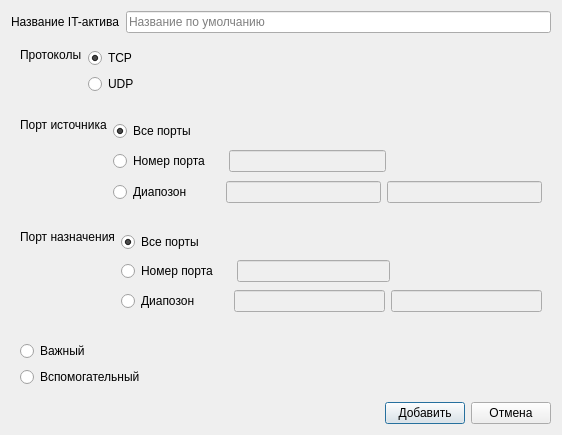
<?xml version="1.0" encoding="UTF-8"?>
<ui version="4.0">
 <class>Dialog</class>
 <widget class="QDialog" name="Dialog">
  <property name="geometry">
   <rect>
    <x>0</x>
    <y>0</y>
    <width>562</width>
    <height>435</height>
   </rect>
  </property>
  <property name="windowTitle">
   <string>Dialog</string>
  </property>
  <layout class="QVBoxLayout" name="verticalLayout_10">
   <item>
    <layout class="QHBoxLayout" name="horizontalLayout_10">
     <item>
      <widget class="QLabel" name="label_4">
       <property name="sizePolicy">
        <sizepolicy hsizetype="Fixed" vsizetype="Fixed">
         <horstretch>0</horstretch>
         <verstretch>0</verstretch>
        </sizepolicy>
       </property>
       <property name="text">
        <string>Название IT-актива</string>
       </property>
      </widget>
     </item>
     <item>
      <widget class="QLineEdit" name="lineName">
       <property name="placeholderText">
        <string>Название по умолчанию</string>
       </property>
      </widget>
     </item>
    </layout>
   </item>
   <item>
    <widget class="QWidget" name="widget" native="true">
     <layout class="QHBoxLayout" name="horizontalLayout_9">
      <item>
       <layout class="QHBoxLayout" name="horizontalLayout" stretch="1,5">
        <item>
         <layout class="QVBoxLayout" name="verticalLayout_2">
          <item>
           <widget class="QLabel" name="label">
            <property name="sizePolicy">
             <sizepolicy hsizetype="Fixed" vsizetype="Fixed">
              <horstretch>0</horstretch>
              <verstretch>0</verstretch>
             </sizepolicy>
            </property>
            <property name="text">
             <string>Протоколы</string>
            </property>
           </widget>
          </item>
          <item>
           <spacer name="verticalSpacer_3">
            <property name="orientation">
             <enum>Qt::Vertical</enum>
            </property>
            <property name="sizeType">
             <enum>QSizePolicy::Preferred</enum>
            </property>
            <property name="sizeHint" stdset="0">
             <size>
              <width>20</width>
              <height>40</height>
             </size>
            </property>
           </spacer>
          </item>
         </layout>
        </item>
        <item>
         <layout class="QVBoxLayout" name="verticalLayout">
          <item>
           <widget class="QRadioButton" name="radioTCP">
            <property name="text">
             <string>TCP</string>
            </property>
            <property name="checked">
             <bool>true</bool>
            </property>
           </widget>
          </item>
          <item>
           <widget class="QRadioButton" name="radioUDP">
            <property name="text">
             <string>UDP</string>
            </property>
           </widget>
          </item>
         </layout>
        </item>
       </layout>
      </item>
     </layout>
    </widget>
   </item>
   <item>
    <widget class="QWidget" name="widget_2" native="true">
     <layout class="QVBoxLayout" name="verticalLayout_7">
      <item>
       <layout class="QHBoxLayout" name="horizontalLayout_6" stretch="0,0">
        <item>
         <layout class="QVBoxLayout" name="verticalLayout_3">
          <item>
           <widget class="QLabel" name="label_2">
            <property name="sizePolicy">
             <sizepolicy hsizetype="Fixed" vsizetype="Fixed">
              <horstretch>0</horstretch>
              <verstretch>0</verstretch>
             </sizepolicy>
            </property>
            <property name="text">
             <string>Порт источника</string>
            </property>
           </widget>
          </item>
          <item>
           <spacer name="verticalSpacer">
            <property name="orientation">
             <enum>Qt::Vertical</enum>
            </property>
            <property name="sizeHint" stdset="0">
             <size>
              <width>20</width>
              <height>40</height>
             </size>
            </property>
           </spacer>
          </item>
         </layout>
        </item>
        <item>
         <layout class="QVBoxLayout" name="verticalLayout_4">
          <item>
           <widget class="QRadioButton" name="radioSRCALL">
            <property name="text">
             <string>Все порты</string>
            </property>
            <property name="checked">
             <bool>true</bool>
            </property>
           </widget>
          </item>
          <item>
           <layout class="QHBoxLayout" name="horizontalLayout_2">
            <item>
             <widget class="QRadioButton" name="radioSRCPort">
              <property name="sizePolicy">
               <sizepolicy hsizetype="Fixed" vsizetype="Fixed">
                <horstretch>0</horstretch>
                <verstretch>0</verstretch>
               </sizepolicy>
              </property>
              <property name="text">
               <string>Номер порта</string>
              </property>
             </widget>
            </item>
            <item>
             <spacer name="horizontalSpacer_3">
              <property name="orientation">
               <enum>Qt::Horizontal</enum>
              </property>
              <property name="sizeType">
               <enum>QSizePolicy::Fixed</enum>
              </property>
              <property name="sizeHint" stdset="0">
               <size>
                <width>13</width>
                <height>20</height>
               </size>
              </property>
             </spacer>
            </item>
            <item>
             <widget class="QLineEdit" name="lineSRCPort">
              <property name="enabled">
               <bool>false</bool>
              </property>
             </widget>
            </item>
            <item>
             <spacer name="horizontalSpacer_5">
              <property name="orientation">
               <enum>Qt::Horizontal</enum>
              </property>
              <property name="sizeHint" stdset="0">
               <size>
                <width>40</width>
                <height>20</height>
               </size>
              </property>
             </spacer>
            </item>
           </layout>
          </item>
          <item>
           <layout class="QHBoxLayout" name="horizontalLayout_3">
            <item>
             <widget class="QRadioButton" name="radioSRCPorts">
              <property name="sizePolicy">
               <sizepolicy hsizetype="Fixed" vsizetype="Fixed">
                <horstretch>0</horstretch>
                <verstretch>0</verstretch>
               </sizepolicy>
              </property>
              <property name="text">
               <string>Диапозон</string>
              </property>
             </widget>
            </item>
            <item>
             <spacer name="horizontalSpacer">
              <property name="orientation">
               <enum>Qt::Horizontal</enum>
              </property>
              <property name="sizeType">
               <enum>QSizePolicy::Fixed</enum>
              </property>
              <property name="sizeHint" stdset="0">
               <size>
                <width>28</width>
                <height>20</height>
               </size>
              </property>
             </spacer>
            </item>
            <item>
             <widget class="QLineEdit" name="lineSRCPorts1">
              <property name="enabled">
               <bool>false</bool>
              </property>
             </widget>
            </item>
            <item>
             <widget class="QLineEdit" name="lineSRCPorts2">
              <property name="enabled">
               <bool>false</bool>
              </property>
             </widget>
            </item>
           </layout>
          </item>
         </layout>
        </item>
       </layout>
      </item>
     </layout>
    </widget>
   </item>
   <item>
    <widget class="QWidget" name="widget_3" native="true">
     <layout class="QVBoxLayout" name="verticalLayout_8">
      <item>
       <layout class="QHBoxLayout" name="horizontalLayout_7">
        <item>
         <layout class="QVBoxLayout" name="verticalLayout_5">
          <item>
           <widget class="QLabel" name="label_3">
            <property name="sizePolicy">
             <sizepolicy hsizetype="Fixed" vsizetype="Fixed">
              <horstretch>0</horstretch>
              <verstretch>0</verstretch>
             </sizepolicy>
            </property>
            <property name="text">
             <string>Порт назначения</string>
            </property>
           </widget>
          </item>
          <item>
           <spacer name="verticalSpacer_2">
            <property name="orientation">
             <enum>Qt::Vertical</enum>
            </property>
            <property name="sizeHint" stdset="0">
             <size>
              <width>20</width>
              <height>40</height>
             </size>
            </property>
           </spacer>
          </item>
         </layout>
        </item>
        <item>
         <layout class="QVBoxLayout" name="verticalLayout_6">
          <item>
           <widget class="QRadioButton" name="radioDSTALL">
            <property name="text">
             <string>Все порты</string>
            </property>
            <property name="checked">
             <bool>true</bool>
            </property>
           </widget>
          </item>
          <item>
           <layout class="QHBoxLayout" name="horizontalLayout_4">
            <item>
             <widget class="QRadioButton" name="radioDSTPort">
              <property name="sizePolicy">
               <sizepolicy hsizetype="Fixed" vsizetype="Fixed">
                <horstretch>0</horstretch>
                <verstretch>0</verstretch>
               </sizepolicy>
              </property>
              <property name="text">
               <string>Номер порта</string>
              </property>
             </widget>
            </item>
            <item>
             <spacer name="horizontalSpacer_4">
              <property name="orientation">
               <enum>Qt::Horizontal</enum>
              </property>
              <property name="sizeType">
               <enum>QSizePolicy::Fixed</enum>
              </property>
              <property name="sizeHint" stdset="0">
               <size>
                <width>13</width>
                <height>20</height>
               </size>
              </property>
             </spacer>
            </item>
            <item>
             <widget class="QLineEdit" name="lineDSTPort">
              <property name="enabled">
               <bool>false</bool>
              </property>
             </widget>
            </item>
            <item>
             <spacer name="horizontalSpacer_6">
              <property name="orientation">
               <enum>Qt::Horizontal</enum>
              </property>
              <property name="sizeHint" stdset="0">
               <size>
                <width>40</width>
                <height>20</height>
               </size>
              </property>
             </spacer>
            </item>
           </layout>
          </item>
          <item>
           <layout class="QHBoxLayout" name="horizontalLayout_5">
            <item>
             <widget class="QRadioButton" name="radioDSTPorts">
              <property name="sizePolicy">
               <sizepolicy hsizetype="Fixed" vsizetype="Fixed">
                <horstretch>0</horstretch>
                <verstretch>0</verstretch>
               </sizepolicy>
              </property>
              <property name="text">
               <string>Диапозон</string>
              </property>
             </widget>
            </item>
            <item>
             <spacer name="horizontalSpacer_2">
              <property name="orientation">
               <enum>Qt::Horizontal</enum>
              </property>
              <property name="sizeType">
               <enum>QSizePolicy::Fixed</enum>
              </property>
              <property name="sizeHint" stdset="0">
               <size>
                <width>28</width>
                <height>20</height>
               </size>
              </property>
             </spacer>
            </item>
            <item>
             <widget class="QLineEdit" name="lineDSTPorts1">
              <property name="enabled">
               <bool>false</bool>
              </property>
             </widget>
            </item>
            <item>
             <widget class="QLineEdit" name="lineDSTPorts2">
              <property name="enabled">
               <bool>false</bool>
              </property>
             </widget>
            </item>
           </layout>
          </item>
         </layout>
        </item>
       </layout>
      </item>
     </layout>
    </widget>
   </item>
   <item>
    <widget class="QWidget" name="widget_4" native="true">
     <layout class="QVBoxLayout" name="verticalLayout_9">
      <item>
       <widget class="QRadioButton" name="radioNeed">
        <property name="text">
         <string>Важный </string>
        </property>
       </widget>
      </item>
      <item>
       <widget class="QRadioButton" name="radioNotNeed">
        <property name="text">
         <string>Вспомогательный</string>
        </property>
       </widget>
      </item>
     </layout>
    </widget>
   </item>
   <item>
    <layout class="QHBoxLayout" name="horizontalLayout_8">
     <item>
      <spacer name="horizontalSpacer_7">
       <property name="orientation">
        <enum>Qt::Horizontal</enum>
       </property>
       <property name="sizeHint" stdset="0">
        <size>
         <width>40</width>
         <height>20</height>
        </size>
       </property>
      </spacer>
     </item>
     <item>
      <widget class="QPushButton" name="pushAdd">
       <property name="enabled">
        <bool>true</bool>
       </property>
       <property name="text">
        <string>Добавить</string>
       </property>
      </widget>
     </item>
     <item>
      <widget class="QPushButton" name="pushCancel">
       <property name="text">
        <string>Отмена</string>
       </property>
      </widget>
     </item>
    </layout>
   </item>
  </layout>
 </widget>
 <resources/>
 <connections/>
</ui>
